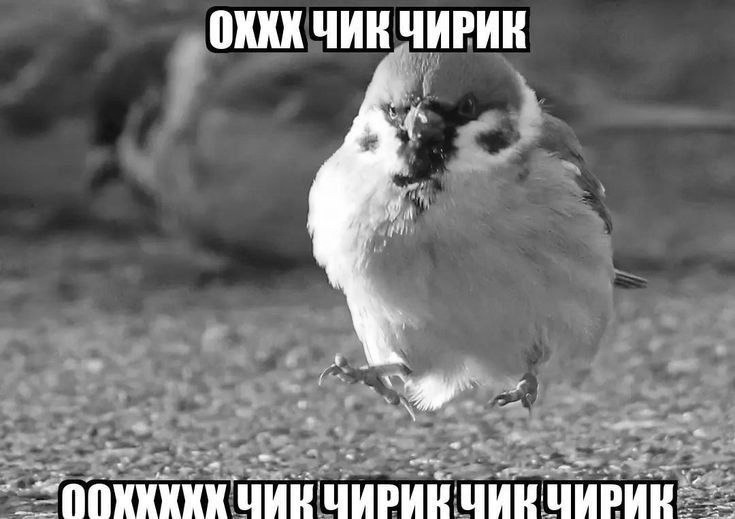
#> input picture task1/black-white-image.jpg, 735 x 519 px
$ jupyter execute Solution_Task_1.ipynb
#> lines starting #> are read from the running program, lines starting #| are printed output that depends on the picture; after the words box and inside, x2 and y2 are one past the last pixel; in counts of white or black regions, pixels touching at a corner belong together
[cell 1]
import numpy as np
import cv2
import matplotlib.pyplot as plt
from skimage.metrics import structural_similarity, mean_squared_error

#### 1. Загрузите изображение в оттенках серого.

[cell 2]
gray_image = cv2.imread('black-white-image.jpg', cv2.IMREAD_GRAYSCALE)
#> gray_image is the input picture: shape (519, 735); min 0, max 255, mean 119
plt.imshow(gray_image, cmap='gray')
print("shape:", gray_image.shape, "dtype:")
#| shape: (519, 735) dtype:

#### 2. Постройте гистограмму

[cell 3]
hist = cv2.calcHist([gray_image], [0], None, [256], [0, 256], accumulate=False)
#> hist = 256 values, max 5275 at index 255, min 174 at index 17, mean 1490.1
plt.plot(hist)
plt.xlabel('Яркость')
plt.ylabel('Кол-во пикселей')
plt.show()
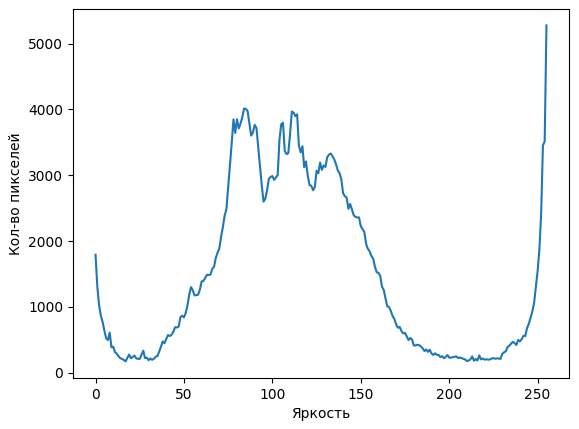
#> figure drawn by matplotlib, 1 panel; curve peaks at x = 255, y = 5275

#### 3. Реализуйте алгоритм гамма коррекции с параметром гамма <1, >1.

[cell 4]
def gamma_correct(img, gamma):
#> called with gamma = 0.5
    table = np.array([((i / 255.0) ** gamma) * 255 for i in range(256)]).astype('uint8')
    return cv2.LUT(img, table)

gamma_low  = gamma_correct(gray_image, 0.5)
gamma_high = gamma_correct(gray_image, 2.5)
#> call 2 of gamma_correct, with gamma = 2.5
#> in gamma_correct (call 2), `return cv2.LUT(img, table)`:
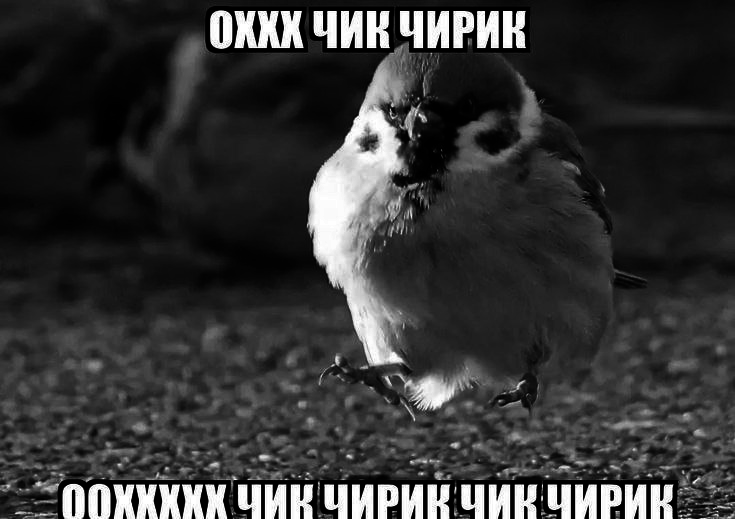
#> returned value: shape (519, 735); min 0, max 255, mean 52.8

plt.imshow(gray_image, cmap='gray')
plt.show()

plt.imshow(gamma_low, cmap='gray')
plt.show()

plt.imshow(gamma_high, cmap='gray')
plt.show()

#### 4. Сравните исходное изображение, скорректированное при помощи гамма-фильтра. MSE, SSIM.

[cell 5]
for name, img in [('gamma = 0.5', gamma_low), ('gamma = 2.5', gamma_high)]:
    ssim = structural_similarity(gray_image, img)
    mse  = mean_squared_error(gray_image, img)
    print(f"{name}:  SSIM = {ssim:.4f}   MSE = {mse:.2f}")
#> this loop made 2 passes
#> (name, ssim, mse) on passes 1 to 2: ('gamma = 0.5', 0.887, 2728.7), ('gamma = 2.5', 0.552, 4911)
#| gamma = 0.5:  SSIM = 0.8873   MSE = 2728.67
#| gamma = 2.5:  SSIM = 0.5525   MSE = 4911.00

#### 5. Реализуйте алгоритм статистической цветокоррекции на основе статистики eq_gray.

[cell 6]
colored_image = cv2.imread('sar_2_color.jpg')
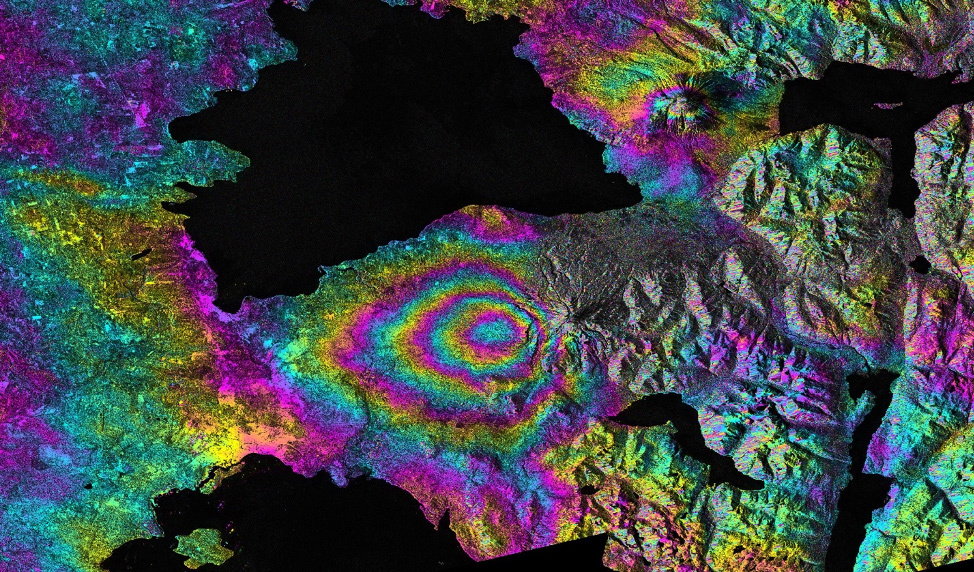
#> input picture task1/sar_2_color.jpg, 974 x 572 px
#> colored_image is the input picture: shape (572, 974, 3); mean B, G, R 71.5, 68.6, 63.6
colored_image_gray = cv2.cvtColor(colored_image, cv2.COLOR_BGR2GRAY)
eq_gray = cv2.equalizeHist(colored_image_gray)
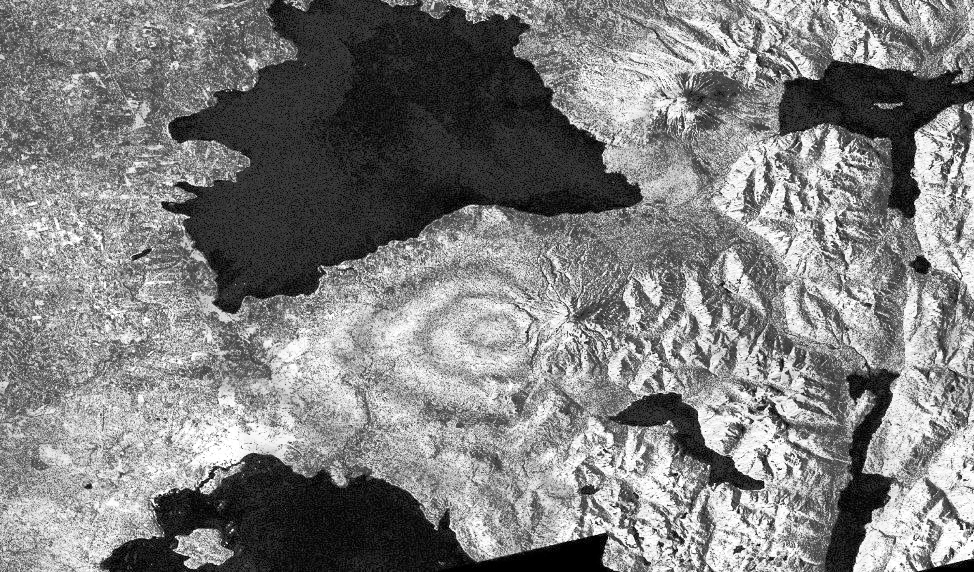
#> eq_gray: shape (572, 974); min 0, max 255, mean 127.6

src_mean, src_std = gray_image.mean(), gray_image.std()
#> src_mean = 119; src_std = 54.25
ref_mean, ref_std = eq_gray.mean(), eq_gray.std()
#> ref_mean = 127.6; ref_std = 73.46

corrected = (gray_image - src_mean) * (ref_std / src_std) + ref_mean

plt.imshow(gray_image, cmap='gray')
plt.show()
plt.imshow(corrected, cmap='gray')
plt.show()

# Из интереса попробовал
# ----------------------------------------------------
hsv = cv2.cvtColor(colored_image, cv2.COLOR_BGR2HSV)
#> hsv: shape (572, 974, 3); mean H, S, V 79.8, 125.4, 92.5
h, s, v = cv2.split(hsv)
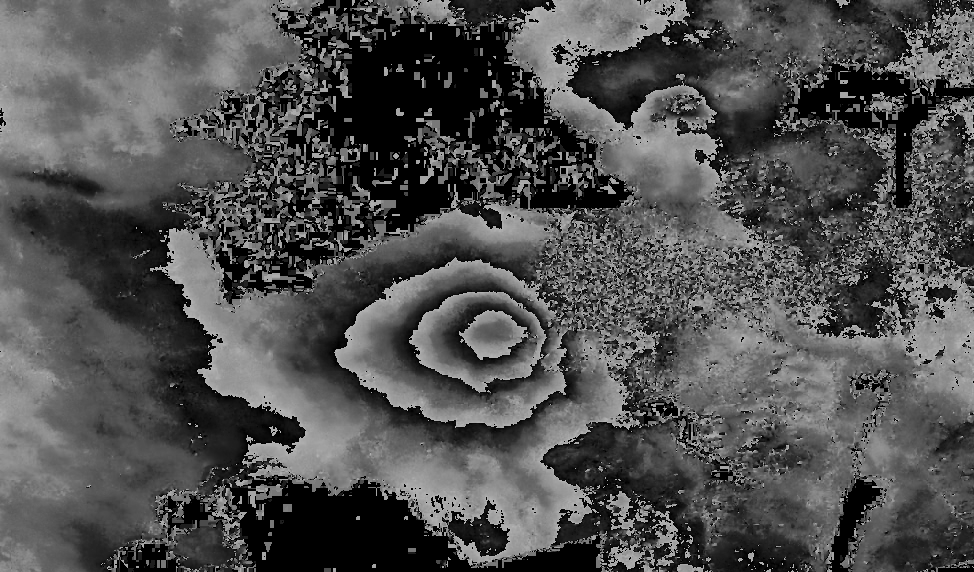
#> h: shape (572, 974); min 0, max 179, mean 79.8
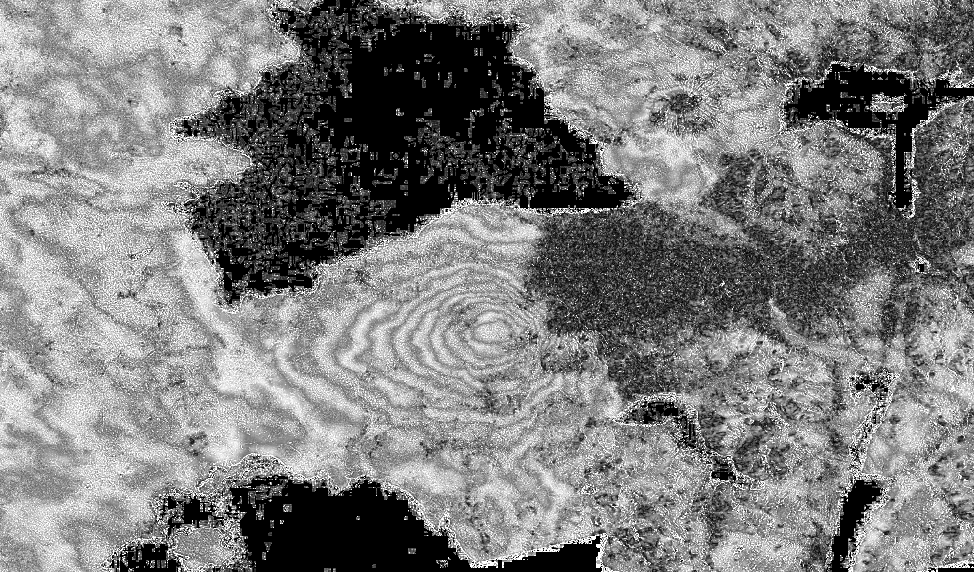
#> s: shape (572, 974); min 0, max 255, mean 125.4
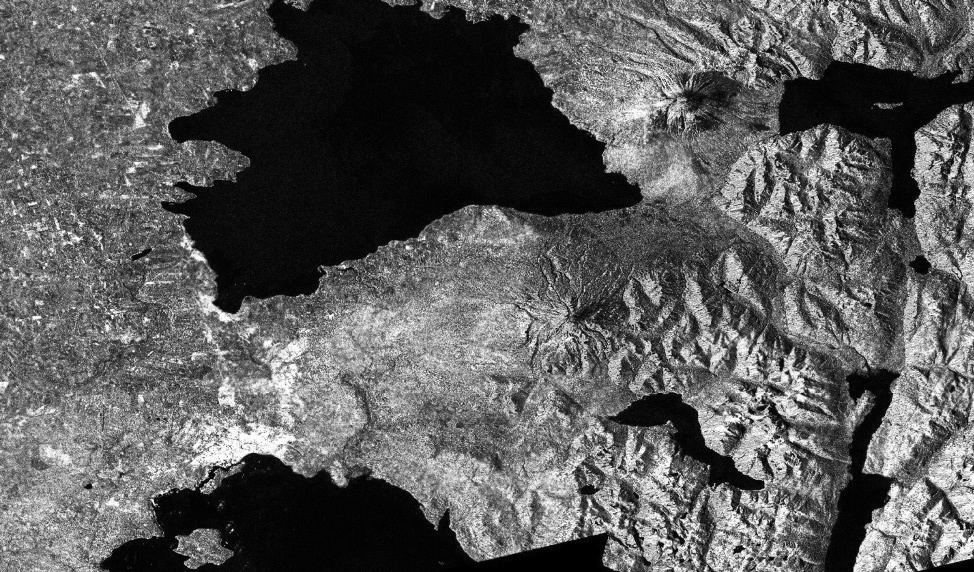
#> v: shape (572, 974); min 0, max 255, mean 92.5
v_eq = cv2.equalizeHist(v)
hsv_eq = cv2.merge([h, s, v_eq])
#> hsv_eq: shape (572, 974, 3); mean H, S, V 79.8, 125.4, 127.5
eq_colored = cv2.cvtColor(hsv_eq, cv2.COLOR_HSV2BGR)
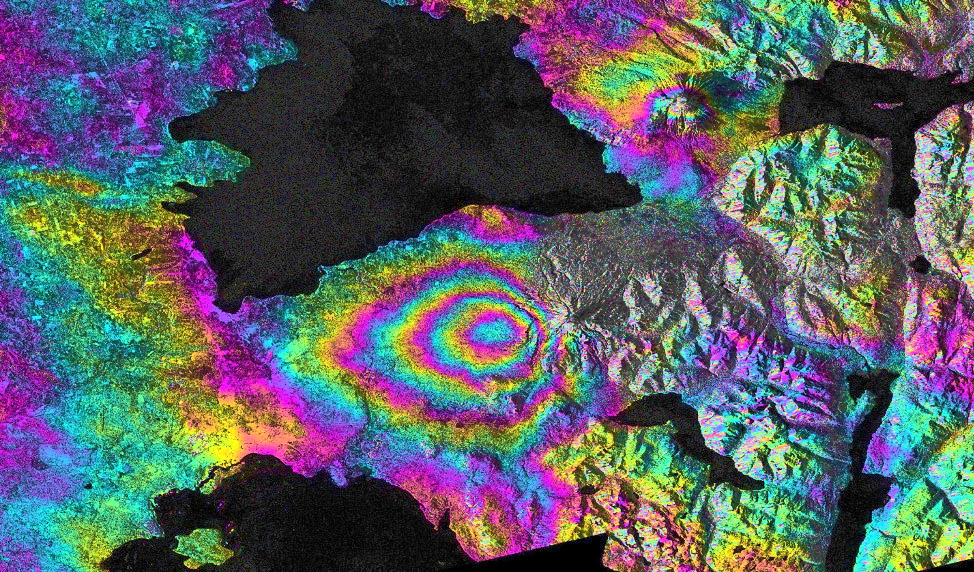
#> eq_colored: shape (572, 974, 3); mean B, G, R 99.1, 94.7, 88.3

sec_ref_mean, sec_ref_std = eq_colored.mean(), eq_colored.std()
#> sec_ref_mean = 94.05; sec_ref_std = 66.83
sec_corrected = (gray_image - src_mean) * (sec_ref_std / src_std) + sec_ref_mean

plt.imshow(sec_corrected)
plt.show()
# ----------------------------------------------------

print("             mean    std")
print(f"исходное:  {src_mean:.2f}   {src_std:.2f}")
#| исходное:  118.96   54.25
print(f"после:     {corrected.mean():.2f}   {corrected.std():.2f}")
#| после:     127.65   73.46
print(f"в цвете:   {sec_corrected.mean():.2f}   {sec_corrected.std():.2f}")
#| в цвете:   94.05   66.83
print(f"эталон чб: {ref_mean:.2f}   {ref_std:.2f}")
#| эталон чб: 127.65   73.46

#### 6. Протестируйте работу алгоритмов пороговой фильтрации с различными параметрами.

[cell 7]
for t in [50, 125, 200]:
    _, th = cv2.threshold(gray_image, t, 255, cv2.THRESH_BINARY)
    plt.imshow(th, cmap='gray')
    plt.show()
    white_ratio = (th == 255).mean()
    print(f"Порог {t}: доля белых пикселей = {white_ratio:.3f}")
#> this loop made 3 passes
#> white_ratio on passes 1 to 3: 0.937, 0.389, 0.0944
#| Порог 50: доля белых пикселей = 0.937
#| Порог 125: доля белых пикселей = 0.389
#| Порог 200: доля белых пикселей = 0.094
#> pass 1, `_, th = cv2.threshold(gray_image, t, 255, cv2.THRESH_BINARY)`:
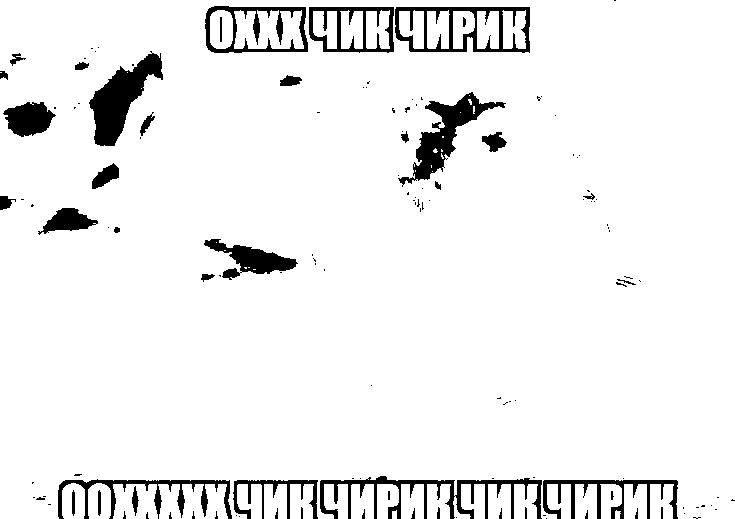
#> th: shape (519, 735); 93.7% white; 134 black regions (94 under 20 px), largest, box (x1, y1, x2, y2) and area: (89, 51, 163, 146) 3002, (398, 92, 506, 187) 2685, (320, 476, 542, 519) 2658
#> pass 3, `_, th = cv2.threshold(gray_image, t, 255, cv2.THRESH_BINARY)`:
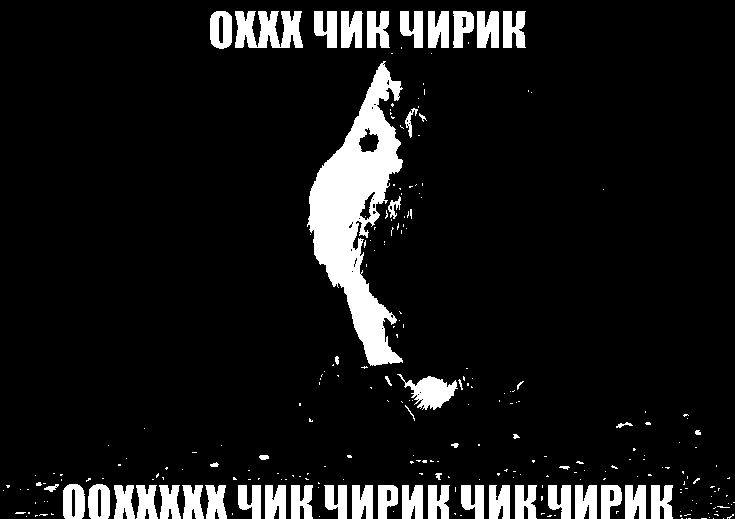
#> th: shape (519, 735); 9.4% white; 264 white regions (212 under 20 px), largest, box (x1, y1, x2, y2) and area: (307, 61, 403, 366) 12528, (235, 11, 303, 48) 1804, (397, 374, 458, 410) 1068
